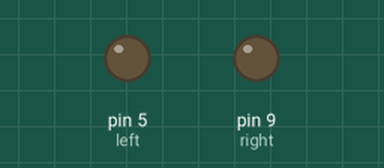
Simulated run of this sketch. Board: Arduino Uno, built with avr-gcc and run on an emulated ATmega328P. Shown: output pins drawn as LEDs (lit = HIGH).

Above: at 0.2 s.
At 1.0 s:
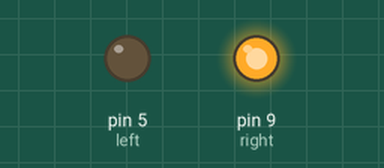
At 6.0 s:
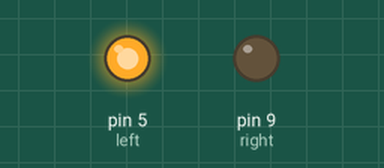
Timing chart, 0 to 8.1 s (numbered marks = the images above):
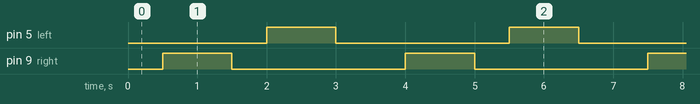

The sketch:

digital_turn.ino
```cpp
int left=5;
int right=9;

void setup() {
  // put your setup code here, to run once:
  pinMode(left, OUTPUT);
  digitalWrite(left, LOW);
  pinMode(right, OUTPUT);
  digitalWrite(right, LOW);
Serial.begin(9600);
}

void loop() {
  // put your main code here, to run repeatedly:
  delay(500);
  digitalWrite(left, LOW);
  digitalWrite(right, HIGH);
  delay(1000);
  digitalWrite(right, LOW);
  digitalWrite(left, LOW);
  delay(500);
  digitalWrite(right, LOW);
  digitalWrite(left, HIGH);
  delay(1000);
  digitalWrite(right, LOW);
  digitalWrite(left, LOW);
  delay(500);
}
```

Measured:
- by itself, pin 5 (left), pin 9 (right): alternates HIGH for 1.0 s and LOW for 2.5 s
- by itself, everything shown: repeats every 3.5 s, in 4 steps
